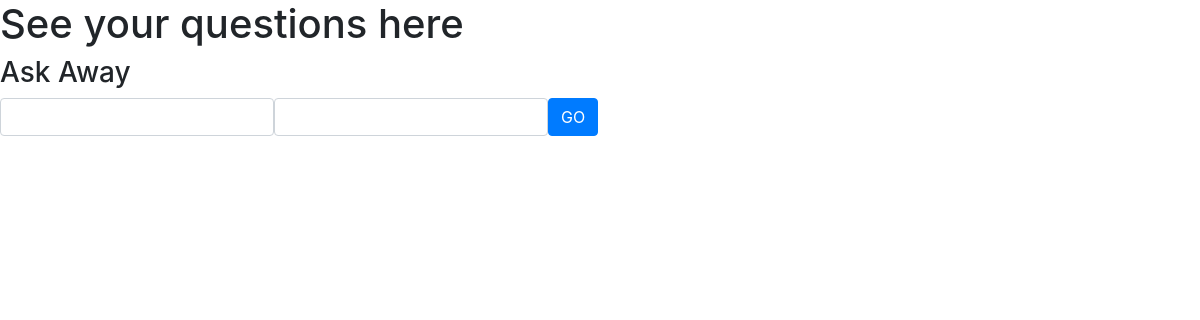
Before: /faq with the older database file.
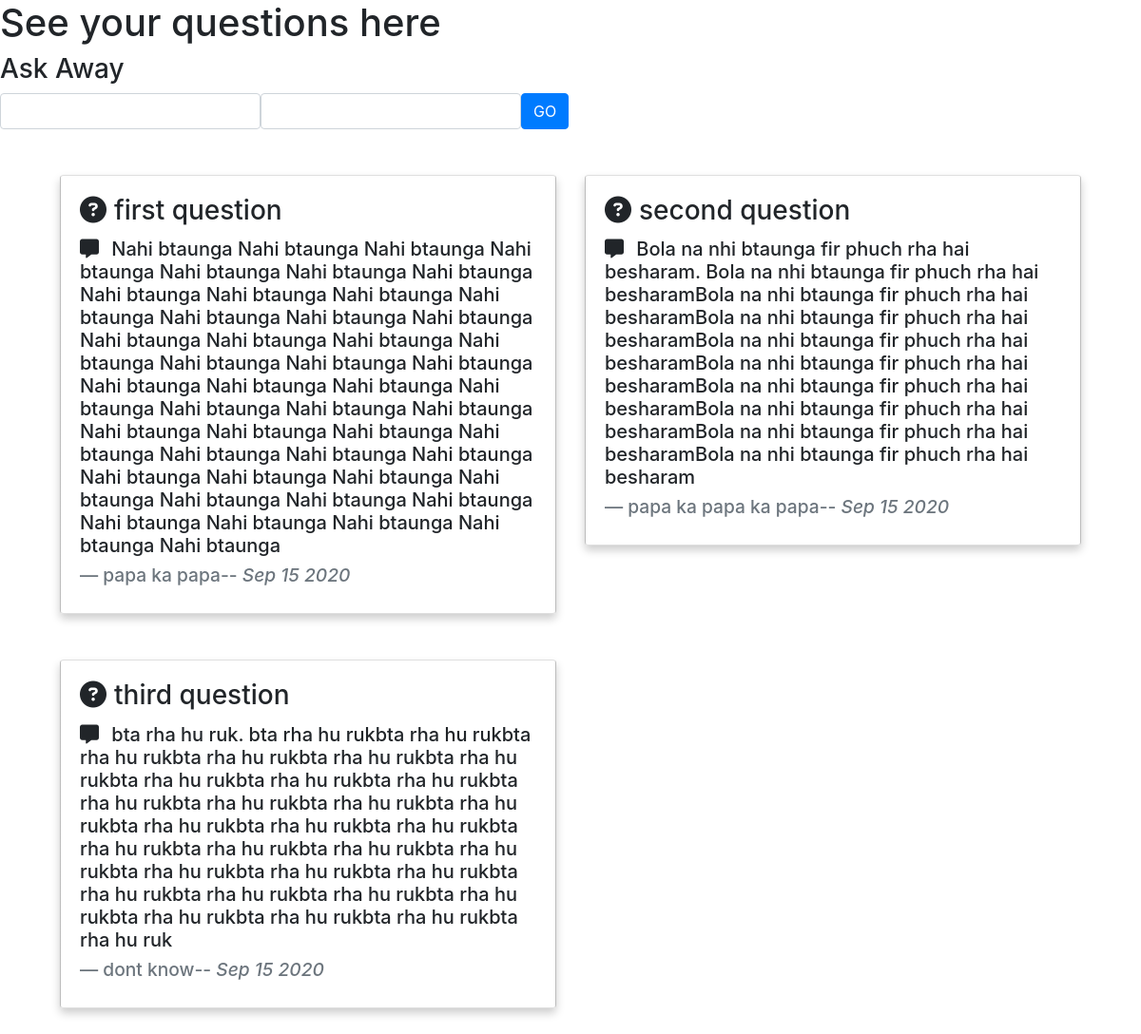
After: the same page with the newer database file.
### faq/models.py (models this page shows, shortened)
class FaqL(models.Model):
    question = models.CharField(max_length=256,blank=False)
    answer = models.TextField(blank=True)
    date = models.DateTimeField(blank=True)
    author = models.CharField(max_length=50,blank=True)
    def date_pretty(self):
        return self.date.strftime("%b %e %Y ")

### faq/views.py (the view, shortened to what this page needs)
# urls.py: path("", views.home, name="HOME"),
def home(request):
    if request.method == "GET":
        faq = FaqL.objects.order_by("id").exclude(answer='')
        content = {"faq": faq}
        return render(request, "faq.html",content)

### faq/templates/faq.html (shortened to what this page needs)
{% extends 'base.html' %}
{% block body %}
<body>
<h1>See your questions here</h1>
<h3>Ask Away</h3>
<form class='form-inline d-flex' action="{% url 'FAQ_HOME'%}" method='POST'>
    <input class="form-control mb-sm-0" name="Question" type="text"/>
    <input class="form-control mb-sm-0" name="Author" type="text"/>
    <button class="btn btn-primary" type="submit">GO</button>
</form>
<div class="row  ml-5 mr-5 mt-5">
{% for Faq in faq %}
 <div class="col-lg-6" style="display: inline-block;" >
      <div class="card mb-5 panel two bg-transparent" >
        <div class="panel-container">
          <div class="card-body panel-content">
            <h3 class="card-title"><i class="fas fa-question-circle mr-2"></i>{{Faq.question}}</h3>
            <h5><p class="card-text"><i class="fas fa-comment-alt mr-2"></i> {{Faq.answer}}</p></h>
            <h4><footer class="blockquote-footer">{{Faq.author}}-- <cite title="Source Title">{{Faq.date_pretty}}</cite></footer></h4>
          </div>
        </div>
      </div>
    </div>
{% endfor %}
</div>
</body>
{% endblock body %}

### Laptop/templates/base.html (shortened to what this page needs)
{% load static %}{% block main %}<!DOCTYPE html>
<html lang="en" dir="ltr">
  <head>
    <link
      rel="stylesheet"
      href="https://pro.fontawesome.com/releases/v5.10.0/css/all.css"
    />
    <link
      rel="stylesheet"
      href="https://cdnjs.cloudflare.com/ajax/libs/font-awesome/4.7.0/css/font-awesome.min.css"
    />
    <link
      rel="stylesheet"
      href="https://stackpath.bootstrapcdn.com/bootstrap/4.4.1/css/bootstrap.min.css"
    />
    <link rel="stylesheet" href="{% static 'css/styles.css' %}" />
</head>
{% block body %}
{% endblock body %}
</html>
{% endblock main %}

### static/css/styles.css (style rules this page uses)
body { background-color: white; }
.card { box-shadow: 0 5px 10px rgba(0, 0, 0, 0.2); background: linear-gradient(to right, #cacacac0 50%, rgb(255, 255, 255) 50%); background-size: 200% 100%; background-position: right bottom; transition: all 0.3s ease; }

Changed rows visible on the page:
added FaqL: question "first question", answer "Nahi btaunga Nahi btaunga Nahi btaunga Nahi btaunga Nahi btaunga Nahi btaunga Nahi btaunga Nahi btaunga Nahi btaunga Nahi btaunga Nahi btaunga Nahi btaunga Nahi btaunga Nahi btaunga Nahi btaunga Nahi btaunga Nahi btaunga Nahi btaunga Nahi btaunga Nahi btaunga Nahi btaunga Nahi btaunga Nahi btaunga Nahi btaunga Nahi btaunga Nahi btaunga Nahi btaunga Nahi btaunga Nahi btaunga Nahi btaunga Nahi btaunga Nahi btaunga Nahi btaunga Nahi btaunga Nahi btaunga Nahi btaunga Nahi btaunga Nahi btaunga Nahi btaunga Nahi btaunga Nahi btaunga Nahi btaunga Nahi btaunga Nahi btaunga Nahi btaunga Nahi btaunga Nahi btaunga", author "papa ka papa", date_pretty "Sep 15 2020"
added FaqL: question "second question", answer "Bola na nhi btaunga fir phuch rha hai besharam. Bola na nhi btaunga fir phuch rha hai besharamBola na nhi btaunga fir phuch rha hai besharamBola na nhi btaunga fir phuch rha hai besharamBola na nhi btaunga fir phuch rha hai besharamBola na nhi btaunga fir phuch rha hai besharamBola na nhi btaunga fir phuch rha hai besharamBola na nhi btaunga fir phuch rha hai besharamBola na nhi btaunga fir phuch rha hai besharamBola na nhi btaunga fir phuch rha hai besharam", author "papa ka papa ka papa", date_pretty "Sep 15 2020"
added FaqL: question "third question", answer "bta rha hu ruk. bta rha hu rukbta rha hu rukbta rha hu rukbta rha hu rukbta rha hu rukbta rha hu rukbta rha hu rukbta rha hu rukbta rha hu rukbta rha hu rukbta rha hu rukbta rha hu rukbta rha hu rukbta rha hu rukbta rha hu rukbta rha hu rukbta rha hu rukbta rha hu rukbta rha hu rukbta rha hu rukbta rha hu rukbta rha hu rukbta rha hu rukbta rha hu rukbta rha hu rukbta rha hu rukbta rha hu rukbta rha hu rukbta rha hu rukbta rha hu rukbta rha hu ruk", author "dont know", date_pretty "Sep 15 2020"
